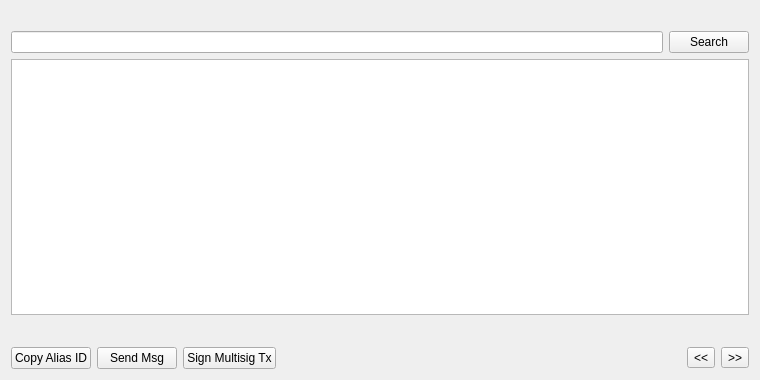
<?xml version="1.0" encoding="UTF-8"?>
<ui version="4.0">
 <class>AliasListPage</class>
 <widget class="QWidget" name="AliasListPage">
  <property name="geometry">
   <rect>
    <x>0</x>
    <y>0</y>
    <width>760</width>
    <height>380</height>
   </rect>
  </property>
  <property name="windowTitle">
   <string>Aliases</string>
  </property>
  <layout class="QVBoxLayout" name="verticalLayout">
   <item>
    <widget class="QLabel" name="labelExplanation">
     <property name="textFormat">
      <enum>Qt::PlainText</enum>
     </property>
     <property name="wordWrap">
      <bool>true</bool>
     </property>
    </widget>
   </item>
   <item>
    <layout class="QHBoxLayout" name="horizontalLayout_2">
     <item>
      <widget class="QLineEdit" name="lineEditAliasSearch"/>
     </item>
     <item>
      <widget class="QPushButton" name="searchAlias">
       <property name="maximumSize">
        <size>
         <width>16777215</width>
         <height>48</height>
        </size>
       </property>
       <property name="text">
        <string>Search</string>
       </property>
      </widget>
     </item>
    </layout>
   </item>
   <item>
    <widget class="QTableView" name="tableView">
     <property name="contextMenuPolicy">
      <enum>Qt::CustomContextMenu</enum>
     </property>
     <property name="toolTip">
      <string/>
     </property>
     <property name="tabKeyNavigation">
      <bool>false</bool>
     </property>
     <property name="alternatingRowColors">
      <bool>true</bool>
     </property>
     <property name="selectionMode">
      <enum>QAbstractItemView::SingleSelection</enum>
     </property>
     <property name="selectionBehavior">
      <enum>QAbstractItemView::SelectRows</enum>
     </property>
     <property name="sortingEnabled">
      <bool>true</bool>
     </property>
     <attribute name="verticalHeaderVisible">
      <bool>false</bool>
     </attribute>
    </widget>
   </item>
   <item>
    <layout class="QHBoxLayout" name="horizontalLayout_3">
     <item>
      <spacer name="horizontalSpacer_2">
       <property name="orientation">
        <enum>Qt::Horizontal</enum>
       </property>
       <property name="sizeHint" stdset="0">
        <size>
         <width>40</width>
         <height>20</height>
        </size>
       </property>
      </spacer>
     </item>
     <item>
      <widget class="QLabel" name="labelPage">
       <property name="text">
        <string/>
       </property>
      </widget>
     </item>
    </layout>
   </item>
   <item>
    <layout class="QHBoxLayout" name="horizontalLayout">
     <item>
      <widget class="QPushButton" name="copyAlias">
       <property name="toolTip">
        <string>Copy the currently selected alias to the system clipboard</string>
       </property>
       <property name="text">
        <string>Copy Alias ID</string>
       </property>
      </widget>
     </item>
     <item>
      <widget class="QPushButton" name="messageButton">
       <property name="text">
        <string>Send Msg</string>
       </property>
      </widget>
     </item>
     <item>
      <widget class="QPushButton" name="signMultisigButton">
       <property name="text">
        <string>Sign Multisig Tx</string>
       </property>
      </widget>
     </item>
     <item>
      <spacer name="horizontalSpacer">
       <property name="orientation">
        <enum>Qt::Horizontal</enum>
       </property>
       <property name="sizeHint" stdset="0">
        <size>
         <width>40</width>
         <height>20</height>
        </size>
       </property>
      </spacer>
     </item>
     <item>
      <widget class="QToolButton" name="prevButton">
       <property name="text">
        <string>&lt;&lt;</string>
       </property>
      </widget>
     </item>
     <item>
      <widget class="QToolButton" name="nextButton">
       <property name="text">
        <string>&gt;&gt;</string>
       </property>
      </widget>
     </item>
    </layout>
   </item>
  </layout>
 </widget>
 <resources>
  <include location="../presidentielcoin.qrc"/>
 </resources>
 <connections/>
</ui>
